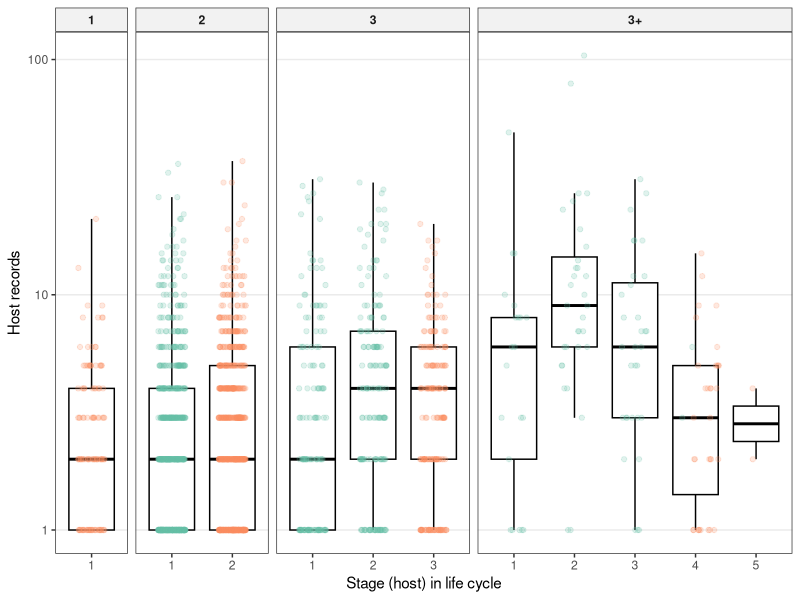
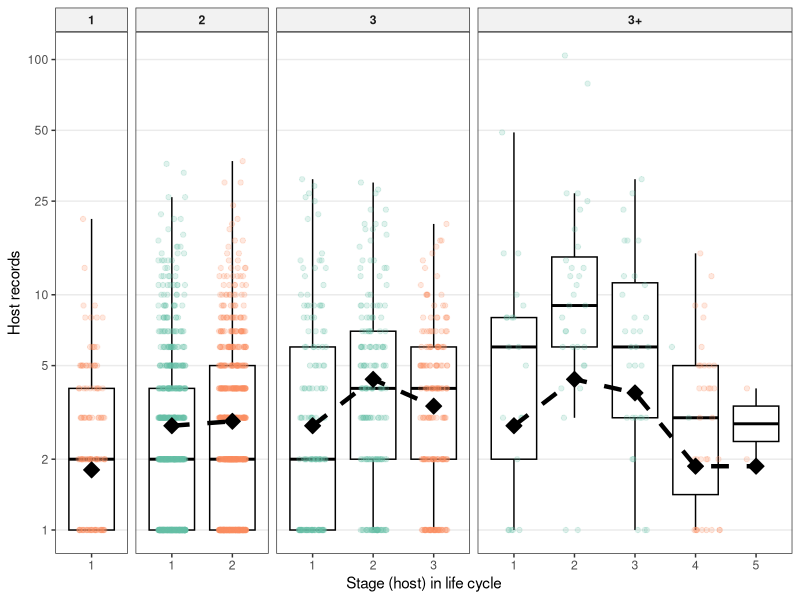
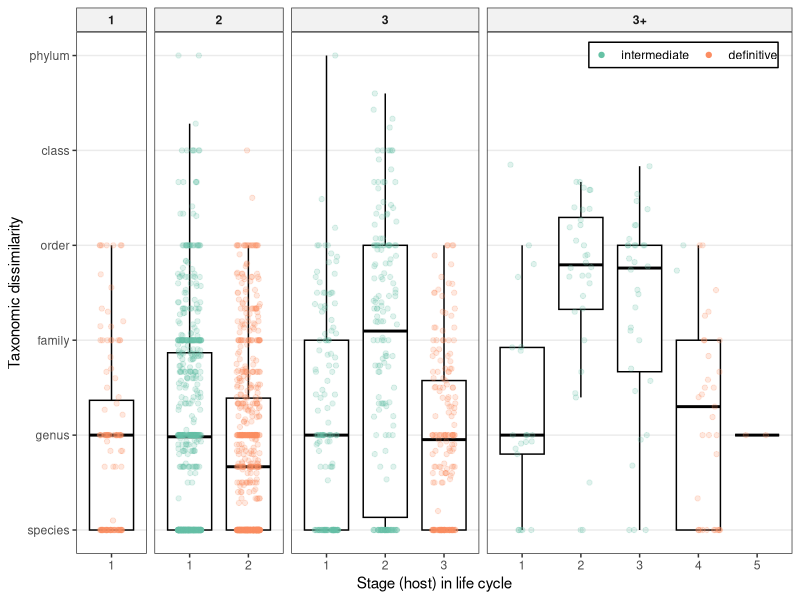
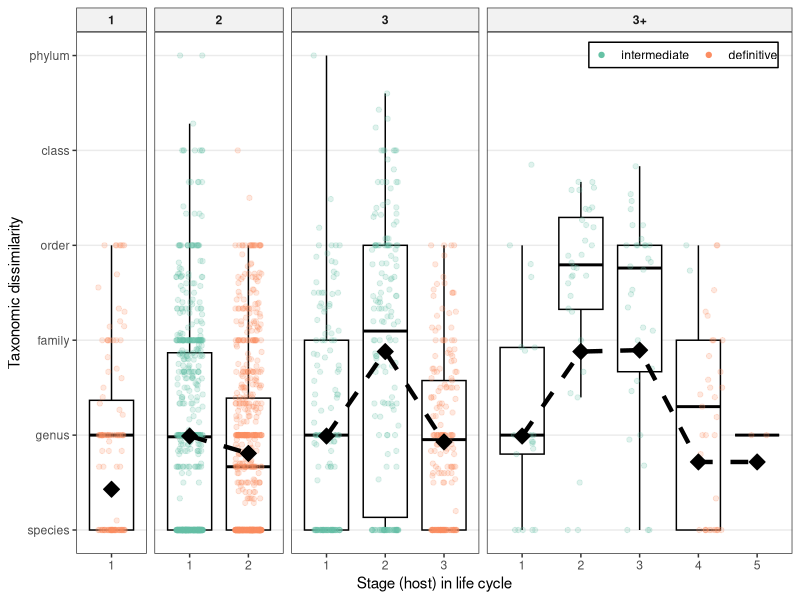
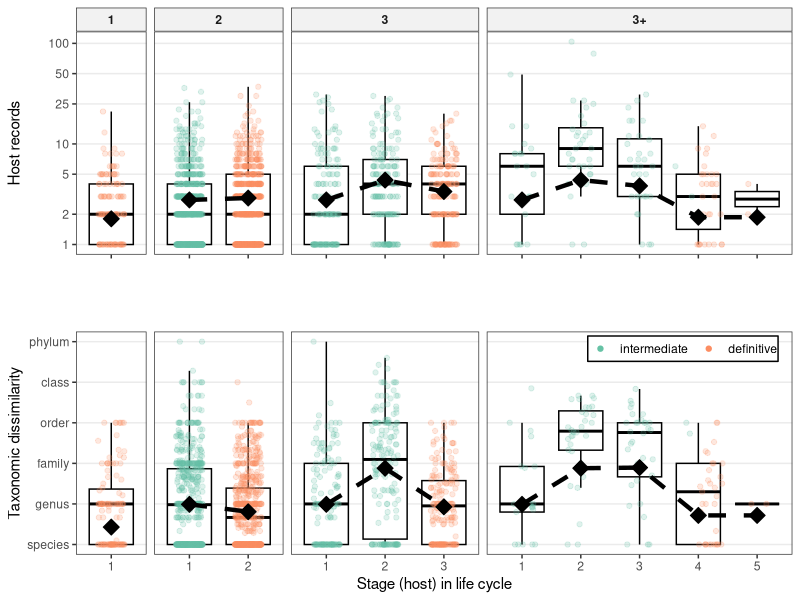
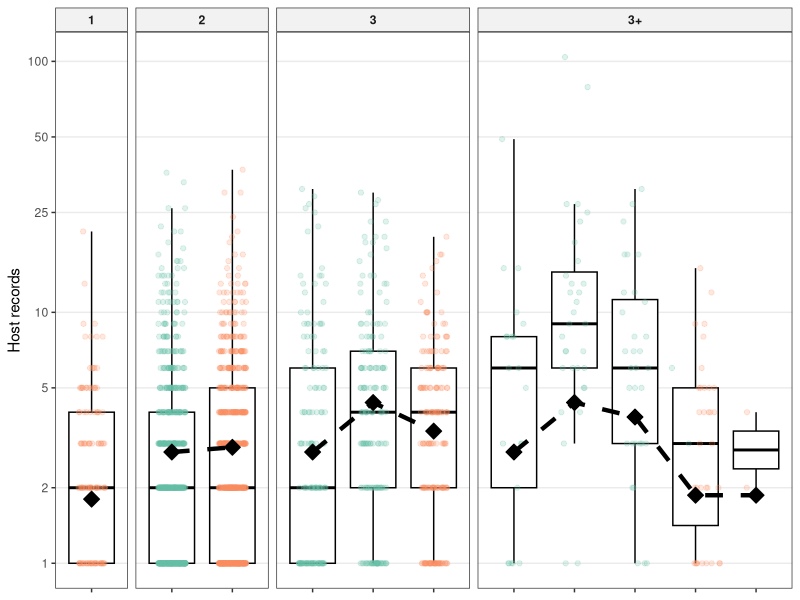
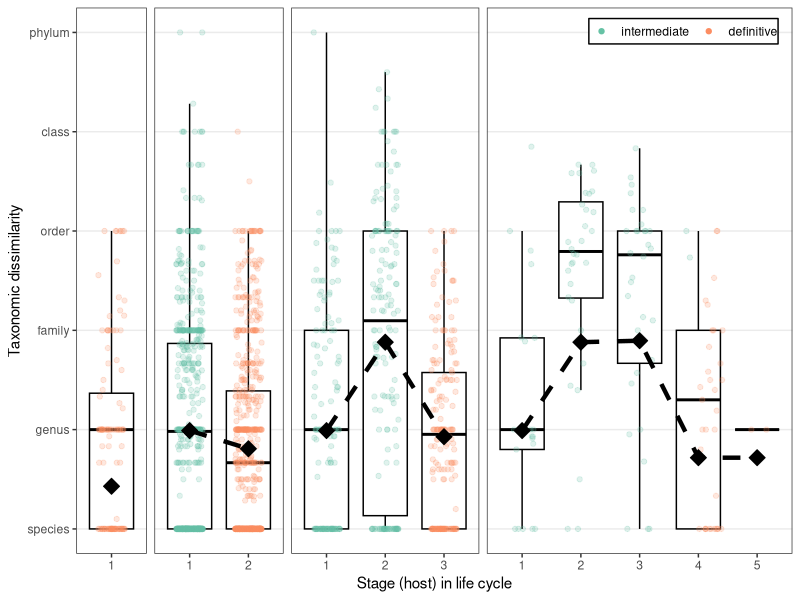

Source code (R) for these figures, in order:
## ---- chunk 1
library(ggplot2)
library(dplyr)
library(tidyr)
library(ape)
library(RColorBrewer)
knitr::opts_chunk$set(echo = FALSE, warning = FALSE, message = FALSE)
options(stringsAsFactors = FALSE)
theme_set(new = theme_bw())
## ---- chunk 2
hosts_per_stage <- read.csv(file = "../data/stage_level_combined.csv", header = TRUE)
## ---- chunk 3
hosts_per_stage <- mutate(hosts_per_stage, di_plot = factor(Def.int, levels = c('int', 'def')))%>%
  mutate(di_plot = factor(di_plot, labels = c("intermediate", "definitive")))
## ---- chunk 4
hosts_per_stage <- mutate(hosts_per_stage, Host_no_fac = if_else(Host.no > 4, as.integer(4), Host.no))%>%
  mutate(Host_no_fac = factor(Host_no_fac))
## ---- chunk 5
# center log-transformed study effort
hosts_per_stage <- mutate(hosts_per_stage, zstudy_effort = 
                log10(study_effort+1) - mean( log10(study_effort+1), na.rm=T))
# hosts_per_stage <- mutate(hosts_per_stage, zstudy_effort =
#                 log10(study_effort+1) - quantile(log10(study_effort+1), probs = 0.75) )

hosts_per_stage$obs <- factor(1:length(hosts_per_stage$Parasite.species)) # observation level effect for quantifying overdispersion
## ---- chunk 6
f2u <- ggplot(filter(hosts_per_stage, Facultative != 'postcyclic'), # post-cyclic hosts removed
       aes(x = factor(Host.no), y = num_hosts_suspicious_removed, color = di_plot)) + 
  geom_boxplot(outlier.color = NA, color = 'black') +
  geom_point(alpha = 0.2, position = position_jitterdodge(jitter.width = 0.9, jitter.height = 0)) +
  scale_y_log10() +
  scale_color_brewer(type = "qual", palette = "Set2") +
  labs(x = "Stage (host) in life cycle", y = "Host records") +
  facet_grid(~lcl_max_fac, scales = 'free_x', space = 'free_x') + 
  theme(legend.title = element_blank(),
        legend.position = c(1,1),
        legend.justification = c(1,1),
        legend.background = element_rect(color = 'black'),
        strip.text = element_text(face = "bold"),
        strip.background = element_rect(fill = 'grey95'),
        panel.grid.minor = element_blank(),
        panel.grid.major.x = element_blank()) +
  guides(color = FALSE)
f2u
## ---- chunk 7
library(lme4)
## ---- chunk 8
reg5x <- glmer(num_hosts_suspicious_removed ~ zstudy_effort + Def.int * Host_no_fac +
              (1|Parasite.species) + (1|parasite_genus) + (1|parasite_family) + 
              (1|parasite_order) + (1|parasite_class) + (1|parasite_phylum) +
              (1|obs),
           data = filter(hosts_per_stage, Facultative != 'postcyclic', !is.na(hsi_lcdb_suspcious_rem)),
           family = 'poisson'
           )
## ---- chunk 9
nd <- filter(hosts_per_stage, Facultative != 'postcyclic', !is.na(hsi_lcdb_suspcious_rem))%>%
  select(lcl_max_fac, Host.no, Def.int, Host_no_fac)%>%
  arrange(lcl_max_fac, Host.no)%>%distinct()
nd <- filter(nd, !(Host.no == 4 & Def.int == 'int') )
nd$zstudy_effort <- 0

nd$preds <- exp(predict(reg5x, newdata = nd, re.form = NA))
## ---- chunk 10
f2u2 <- ggplot(filter(hosts_per_stage, Facultative != 'postcyclic'), # post-cyclic hosts removed
       aes(x = factor(Host.no), y = num_hosts_suspicious_removed, color = di_plot)) + 
  geom_boxplot(outlier.color = NA, color = 'black') +
  geom_point(alpha = 0.2, position = position_jitterdodge(jitter.width = 0.9, jitter.height = 0)) +
  scale_y_log10(breaks = c(1, 2, 5, 10, 25, 50, 100)) +
  scale_color_brewer(type = "qual", palette = "Set2") +
  labs(x = "Stage (host) in life cycle", y = "Host records") +
  facet_grid(~lcl_max_fac, scales = 'free_x', space = 'free_x') + 
  theme(legend.title = element_blank(),
        legend.position = c(1,1),
        legend.justification = c(1,1),
        legend.background = element_rect(color = 'black'),
        strip.text = element_text(face = "bold"),
        strip.background = element_rect(fill = 'grey95'),
        panel.grid.minor = element_blank(),
        panel.grid.major.x = element_blank()) +
  guides(color = FALSE) +
  geom_line(data = nd, aes(x = Host.no, y = preds), 
            alpha = 1, size = 1.5, color = 'black', linetype = 'dashed') +
  geom_point(data = nd, aes(x = Host.no, y = preds), 
             size = 4, shape = 23, color = 'black', fill = 'black')
f2u2
## ---- chunk 11
tax.ranks <- c('genus', 'family', 'order', 'class', 'phylum') # for axis label
## ---- chunk 12
f2l <- ggplot(filter(hosts_per_stage, Facultative != 'postcyclic'),
       aes(x = factor(Host.no), y = hsi_lcdb_suspcious_rem, color = di_plot)) + 
  geom_boxplot(outlier.color = NA, color = 'black') +
  geom_point(alpha = 0.2, position = position_jitterdodge(jitter.width = 0.8, jitter.height = 0)) +
  scale_y_continuous(limits = c(1,6), breaks = c(1:6), labels = c("species", tax.ranks)) +
  scale_color_brewer(type = "qual", palette = "Set2") +
  labs(x = "Stage (host) in life cycle", y = "Taxonomic dissimilarity") +
  facet_grid(~lcl_max_fac, scales = 'free_x', space = 'free_x') + 
  theme(legend.title = element_blank(),
        legend.position = c(0.98,0.98),
        legend.justification = c(1,1),
        legend.direction = 'horizontal',
        legend.background = element_rect(color = 'black'),
        legend.margin = margin(t=0.5, r=0.5, b = 0.5, l=0.5),
        legend.key = element_rect(fill = NA),
        strip.text = element_text(face = "bold"),
        strip.background = element_rect(fill = 'grey95'),
        panel.grid.minor = element_blank(),
        panel.grid.major.x = element_blank()) +
  guides(color = guide_legend(override.aes = list(alpha = 1)))
f2l
## ---- chunk 13
reg5xx <- lmer(hsi_lcdb_suspcious_rem ~ zstudy_effort + Def.int * Host_no_fac +
              (1|Parasite.species) + (1|parasite_genus) + (1|parasite_family) + 
              (1|parasite_order) + (1|parasite_class) + (1|parasite_phylum),
              data = filter(hosts_per_stage, Facultative != 'postcyclic', !is.na(hsi_lcdb_suspcious_rem))
              )
## ---- chunk 14
nd <- filter(hosts_per_stage, Facultative != 'postcyclic', !is.na(hsi_lcdb_suspcious_rem))%>%
  select(lcl_max_fac, Host.no, Def.int, Host_no_fac)%>%
  arrange(lcl_max_fac, Host.no)%>%distinct()
nd <- filter(nd, !(Host.no == 4 & Def.int == 'int') )
nd$zstudy_effort <- 0

nd$preds <- predict(reg5xx, newdata = nd, re.form = NA)
## ---- chunk 15
f2l2 <- ggplot(filter(hosts_per_stage, Facultative != 'postcyclic'),
       aes(x = factor(Host.no), y = hsi_lcdb_suspcious_rem, color = di_plot)) + 
  geom_boxplot(outlier.color = NA, color = 'black') +
  geom_point(alpha = 0.2, 
             # aes(size = study_effort),
             position = position_jitterdodge(jitter.width = 0.9, jitter.height = 0)) +
  scale_y_continuous(limits = c(1,6), breaks = c(1:6), labels = c("species", tax.ranks)) +
  scale_color_brewer(type = "qual", palette = "Set2") +
  labs(x = "Stage (host) in life cycle", y = "Taxonomic dissimilarity") +
  facet_grid(~lcl_max_fac, scales = 'free_x', space = 'free_x') + 
  theme(legend.title = element_blank(),
        legend.position = c(0.98,0.98),
        legend.justification = c(1,1),
        legend.direction = 'horizontal',
        legend.background = element_rect(color = 'black'),
        legend.margin = margin(t=0.5, r=0.5, b = 0.5, l=0.5),
        legend.key = element_rect(fill = NA),
        strip.text = element_text(face = "bold"),
        strip.background = element_rect(fill = 'grey95'),
        panel.grid.minor = element_blank(),
        panel.grid.major.x = element_blank()) +
  guides(size = F, color = guide_legend(override.aes = list(alpha = 1))) +
  geom_line(data = nd, aes(x = Host.no, y = preds),
            alpha = 1, size = 1.5, color = 'black', linetype = 'dashed') +
  geom_point(data = nd, aes(x = Host.no, y = preds),
             size = 4, shape = 23, color = 'black', fill = 'black')
             
f2l2  
## ---- chunk 16
library(cowplot)
## ---- chunk 17
f2u2 <- f2u2 + 
  theme(axis.title.x = element_blank(), 
        axis.text.x = element_blank())

f2l2 <- f2l2 +
  theme(strip.background = element_blank(),
  strip.text.x = element_blank())
## ---- chunk 18
ap <- align_plots(f2u2, f2l2, align="hv")
f2c <- gridExtra::grid.arrange(ap[[1]], ap[[2]])
## ---- chunk 19
fig_width <- 8
fig_height <- 4

ggsave(filename = "../figs/Fig4u.png", plot = f2u2, device = 'png', units = 'in', width = fig_width, height = fig_height)
## ---- chunk 20
ggsave(filename = "../figs/Fig4l.png", plot = f2l2, device = 'png', units = 'in', width = fig_width, height = fig_height)
## ---- chunk 21
ggsave(filename = "../figs/Fig4_comb.svg", plot = f2c, device = 'svg', units = "in", width = fig_width, height = fig_height*2)
